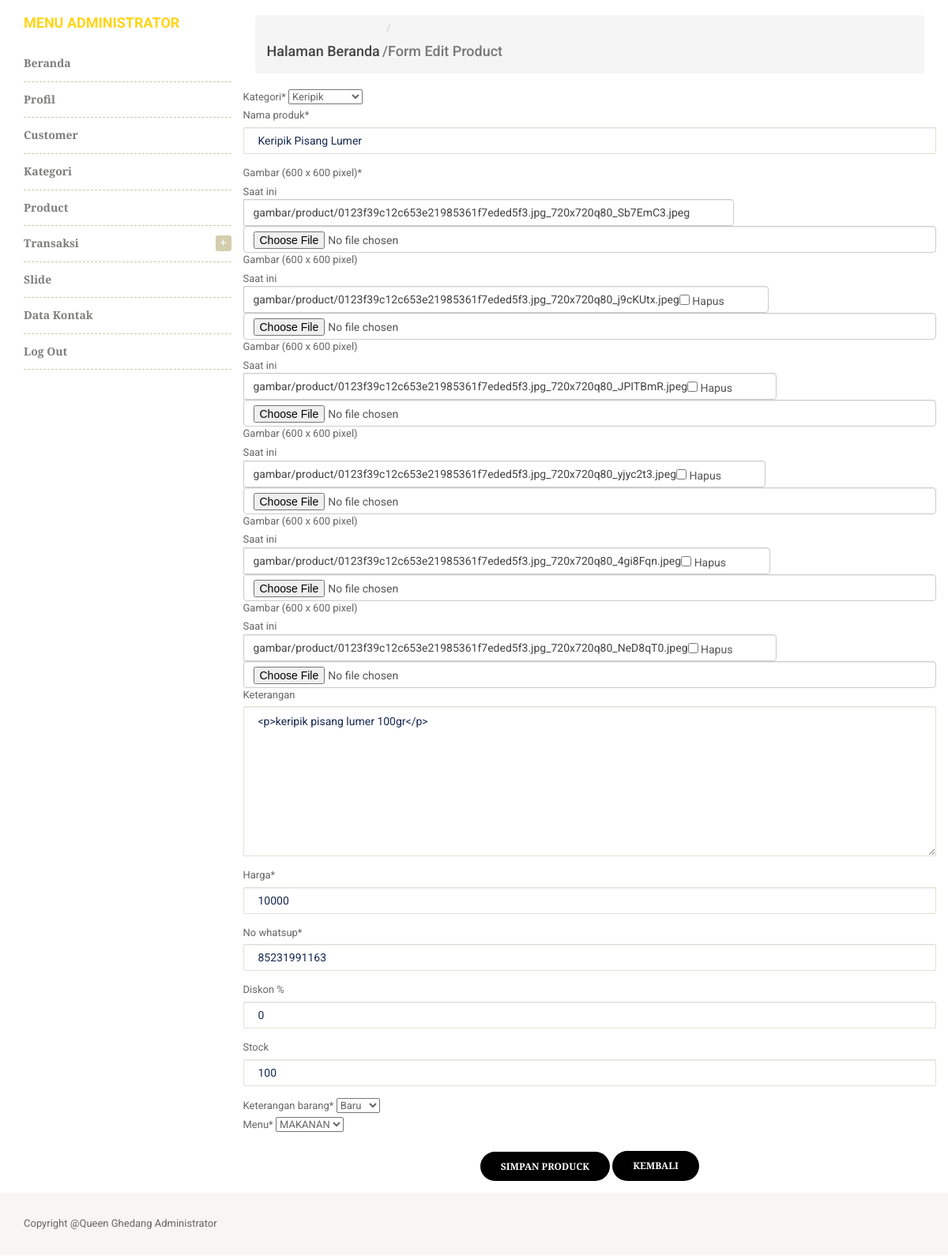
Page /administrator/edit-product/keripik-pisang-lumer (signed in) on the committed database.
### website/models.py (models this page shows, shortened)
class Product(models.Model):
    KETERANGAN=(
        ('Baru', 'Baru'),
        ('Lama' , 'Lama'),
    )
    MENU=(
        ('MAKANAN', 'MAKANAN'),
        ('MINUMAN' , 'MINUMAN'),
    )
    kategori = models.ForeignKey(Kategori, null=True, blank=False, related_name="produks", on_delete=models.SET_NULL)
    nama_produk = models.CharField(max_length=200, blank=False, null=True, unique=True)
    gambar = ResizedImageField(size=[600, 600], quality=80, crop=['middle', 'center'] , upload_to='gambar/product', blank=False, null=True, verbose_name="Gambar (600 x 600 pixel)")
    gambar_satu = ResizedImageField(size=[600, 600], quality=80, crop=['middle', 'center'] , upload_to='gambar/product', blank=True, null=True, verbose_name="Gambar (600 x 600 pixel)")
    gambar_dua = ResizedImageField(size=[600, 600], quality=80, crop=['middle', 'center'] , upload_to='gambar/product', blank=True, null=True, verbose_name="Gambar (600 x 600 pixel)")
    gambar_tiga = ResizedImageField(size=[600, 600], quality=80, crop=['middle', 'center'] , upload_to='gambar/product', blank=True, null=True, verbose_name="Gambar (600 x 600 pixel)")
    gambar_empat = ResizedImageField(size=[600, 600], quality=80, crop=['middle', 'center'] , upload_to='gambar/product', blank=True, null=True, verbose_name="Gambar (600 x 600 pixel)")
    gambar_lima= ResizedImageField(size=[600, 600], quality=80, crop=['middle', 'center'] , upload_to='gambar/product', blank=True, null=True, verbose_name="Gambar (600 x 600 pixel)")
    slug = models.SlugField(max_length=200, unique=True)
    keterangan = RichTextField(blank=True, null=True)
    harga = models.PositiveIntegerField(blank=False, null=True)
    no_whatsup = models.PositiveBigIntegerField(blank=False, null=True,)
    tanggal_upload= models.DateTimeField(auto_now_add=True, null=True)
    diskon = models.IntegerField(default=0,  blank=True, null=True, verbose_name="Diskon %")
    stock = models.IntegerField(default=0,  blank=True, null=True)
    dibeli = models.IntegerField(default=0,  blank=True, null=True)
    keterangan_barang = models.CharField(max_length=200, blank=False, null=True, choices=KETERANGAN)
    menu = models.CharField(max_length=200,blank=False, null=True, choices=MENU)
    class Meta:
        verbose_name_plural ="Product"

### website/decorators.py (the view)
        def perubahan_halaman(request, *args, **kwargs):
            group = None
            if request.user.groups.exists():
                group = request.user.groups.all()[0].name
            if group in yang_diizinkan :
                return fungsi_awal(request, *args, **kwargs)
            else:
                return HttpResponse('<h2><center>Anda Tidak Dijikankan Ke Tampilan ini</center></h2>')

### administrator/forms.py
class ProductForm(ModelForm):
    class Meta:
        model = Product
        fields=['kategori','nama_produk','gambar','gambar_satu','gambar_dua','gambar_tiga','gambar_empat','gambar_lima','keterangan','harga','no_whatsup','diskon','stock','keterangan_barang','menu']
        widgets = {
            'no_whatsup': forms.TextInput(attrs={'class': 'form-control','placeholder':'628xxxxxxxxxx'}),
            'stock': forms.NumberInput(attrs={'class': 'form-control'}),
        }

### administrator/views.py (called while the page is built)
@login_required(login_url='loginpage')
@ijinkan_pengguna(yang_diizinkan=['administrator'])
def editproduct_admin(request, slug):
    product = Product.objects.get(slug=slug)
    form = ProductForm(instance=product)
    if request.method == 'POST':
        formsimpan = ProductForm(request.POST,request.FILES, instance=product)
        if formsimpan.is_valid():
            formsimpan.save()
            return redirect('product_admin')
    context = {
        'judul': 'Form Edit Product',
        'form':form
    }
    return render(request, 'admin_formproduct.html', context)

### cart/context_processors.py (called while the page is built)
def keranjang(request):
    return {'keranjang': Cart(request)}

### website/models.py (called while the page is built)
    def __str__(self):
        return self.nama

### website/views.py (called while the page is built)
def kategoriberanda(request):
    kategori = Kategori.objects.filter(aktif=True).order_by('-id')
    return {'kategori':kategori}

def modalberita(request):
    modalproduk = Product.objects.order_by('-id')
    return {'modalproduk':modalproduk}

def statisweb(request):
    statis = Statis.objects.get(id=1)
    return {'statis':statis}

### administrator/templates/admin_formproduct.html (shortened to what this page needs)
{% extends "admin.html" %}
{% load static %}
{% load humanize %}
{% load crispy_forms_tags %}
{% block content %}
						<div id="center-column" class="col-lg-9 col-md-9 col-sm-9 col-xs-12">
                        <nav aria-label="breadcrumb" class="text-left">
                            <ol class="breadcrumb">
                                <li class="breadcrumb-item active"><a href="{% url 'profil_admin' %}"><h4>Halaman Beranda</h4></a></li>
                  				<li class="breadcrumb-item active" aria-current="page"><h4>/{{judul}}</h4></li>
                        </nav>
							<div class="product-category-page">
								<div class="tab-content">
									<div class="tab-pane active" id="products-grid">
										<div class="products-block">
											<div class="row mb-4">
											<div class="contact-form form">
													<form action="" method="post" enctype="multipart/form-data">
													{{ form|crispy }}
													<br>
													<div class="form-group text-center">
															<input type="submit" class="btn btn-primary" value="SIMPAN PRODUCK">
															<a href="{% url 'product_admin'  %}" class="btn btn-primary btn-sm">KEMBALI</a>
														</div>
													</form>
												</div>
											</div>
										</div>
									</div>
								</div>
							</div>
						</div>
					</div>
				</div>
			</div>
{% endblock content %}

### rows in the picture
Product: kategori "Keripik", nama_produk "Keripik Pisang Lumer", keterangan "<p>keripik pisang lumer 100gr</p>", harga "10000", no_whatsup "85231991163", diskon "0", stock "100", keterangan_barang "Baru", menu "MAKANAN"

### other values in the picture
{{ judul }} "Form Edit Product"
